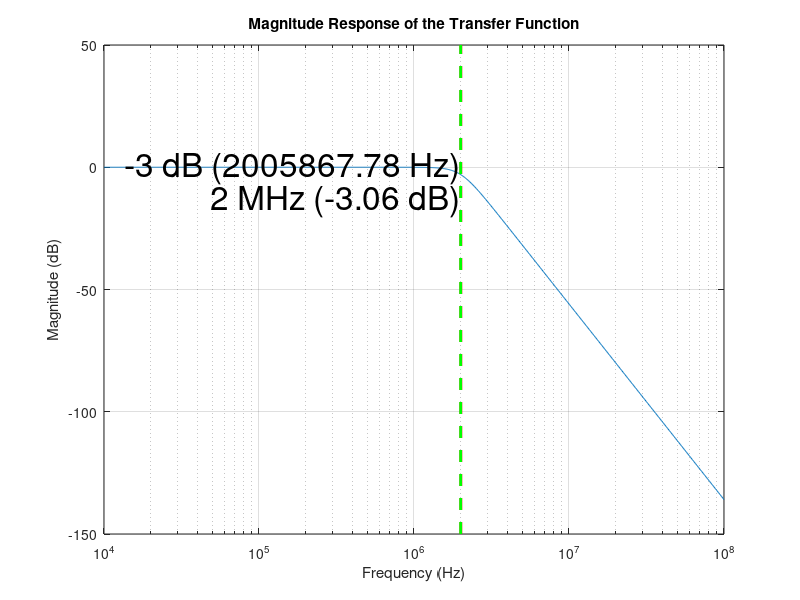

Reproduce this figure in MATLAB.
% Define the constants
num1 = 1.579136706E14;  % Numerator for both stages
den1 = [1, 9.617883684E6, 1.579136706E14];  % Denominator of the first stage
den2 = [1, 2.321962522E7, 1.579136706E14];  % Denominator of the second stage

% Create transfer functions for the individual stages
H1 = tf(num1, den1);  % First stage
H2 = tf(num1, den2);  % Second stage

% Overall transfer function
H = H1 * H2;

% Define frequency range (logarithmic scale for better visibility)
f = logspace(4, 8, 1000);  % Frequencies from 10^4 to 10^8 Hz
omega = 2 * pi * f;  % Convert frequencies to angular frequencies

% Compute the frequency response
[mag, ~] = bode(H, omega);  % Magnitude response; phase (~) is ignored

% Convert magnitude to a linear array (squeeze removes singleton dimensions)
mag = squeeze(mag);

% Plot the magnitude response
figure;
semilogx(f, 20*log10(mag));  % Plot magnitude in dB vs frequency (Hz)
grid on;
xlabel('Frequency (Hz)');
ylabel('Magnitude (dB)');
title('Magnitude Response of the Transfer Function');

% Hold the current plot to add additional lines and annotations
hold on;

% Mark the -3 dB point (find the closest value to -3 dB)
dB_minus3 = -3; 
[~, idx_minus3] = min(abs(20*log10(mag) - dB_minus3));  % Find index closest to -3 dB
f_minus3 = f(idx_minus3);  % Corresponding frequency

% Mark 2 MHz point (2 * 10^6 Hz)
f_2MHz = 2e6;
[~, idx_2MHz] = min(abs(f - f_2MHz));  % Find index closest to 2 MHz

% Add a vertical line at the -3 dB point
plot([f_minus3 f_minus3], ylim, 'r--', 'LineWidth', 2);  % Red dashed line at -3 dB point

% Add a vertical line at 2 MHz
plot([f_2MHz f_2MHz], ylim, 'g--', 'LineWidth', 2);  % Green dashed line at 2 MHz point

% Adjust the y-coordinate for the -3 dB annotation to move it down
offset = 4;  % Change this value to adjust the vertical offset

% Annotate the -3 dB point with font size 24
text(f_minus3, dB_minus3 - offset, sprintf('  -3 dB (%.2f Hz)', f_minus3), 'VerticalAlignment', 'bottom', 'HorizontalAlignment', 'right', 'FontSize', 24);

% Annotate the 2 MHz point with font size 24
text(f_2MHz, 20*log10(mag(idx_2MHz)) - offset, sprintf('  2 MHz (%.2f dB)', 20*log10(mag(idx_2MHz))), 'VerticalAlignment', 'top', 'HorizontalAlignment', 'right', 'FontSize', 24);

% Release the hold on the plot
hold off;
